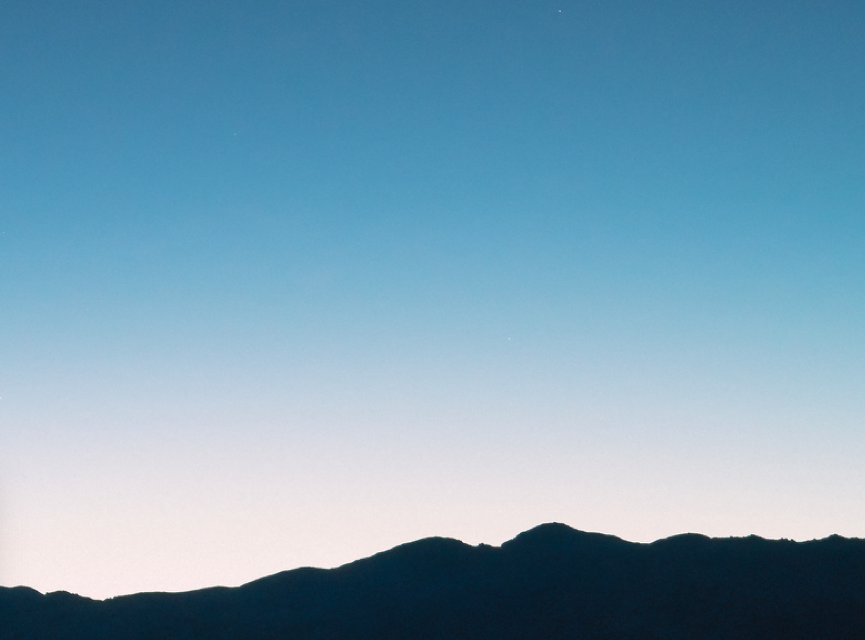
#> input picture cv_source/start.png, 865 x 640 px
$ python cv14_warpAffi.py   (Python 2 division)
#> lines starting #> are read from the running program, lines starting #| are printed output that depends on the picture
#!/usr/bin/python
# -*- coding:utf-8 -*-

import numpy as np
import cv2 as cv
from matplotlib import pyplot as plt

# 几何变换
# 本小节目标
# 学习对图像进行各种变化：平移，旋转，放射变换
# 本节函数：cv2.getPerspecttivetransForm()

# OpenCV提供了两个变化函数，cv.warpAffine和cv.warpPerspective。
# 使用这两个函数可以实现所有的列项转换，前者接收参数2X3矩阵，后者3X3变换矩阵

# 放缩变化：cv.resize()
# 图像的尺寸可以手动设置，也可以指定缩放因子。选择使用不同的插值方法，缩放时使用cv.INTER_AREA,放大时使用cv.INTER_CUBIC和
# cv.INTER_LINEAR,默认情况下所有改变图片尺寸大小的操作使用的插值方法都是cv.INTER_LINEAR
# [33 lines left out: functions change_image_size, moveChange, remote, not called in this run]

# 仿射变换
# 仿射变换中，原图中所有的平行线子啊结果图中同样平行
# 为了创建这个矩阵我们需要从原图找到三个点一级他们在输出图像中的位置，
# cv.getAffineTransfrom()会创建一个2x3的矩阵，最后这个矩阵会被传给函数cv.warpAffine()
def fangshebianhuan():
	img = cv.imread('./cv_source/start.png')
#> img is the input picture: shape (640, 865, 3); mean B, G, R 180.4, 158.3, 119.4
	rows,cols,ch = img.shape
#> rows = 640; cols = 865; ch = 3
	pts1 = np.float32([[50,50],[200,50],[50,200]])
	pts2 = np.float32([[10,100],[200,50],[100,250]])

	mat = cv.getAffineTransform(pts1,pts2)
	print pts1,pts2,mat

	res = cv.warpAffine(img,mat,(cols,rows))
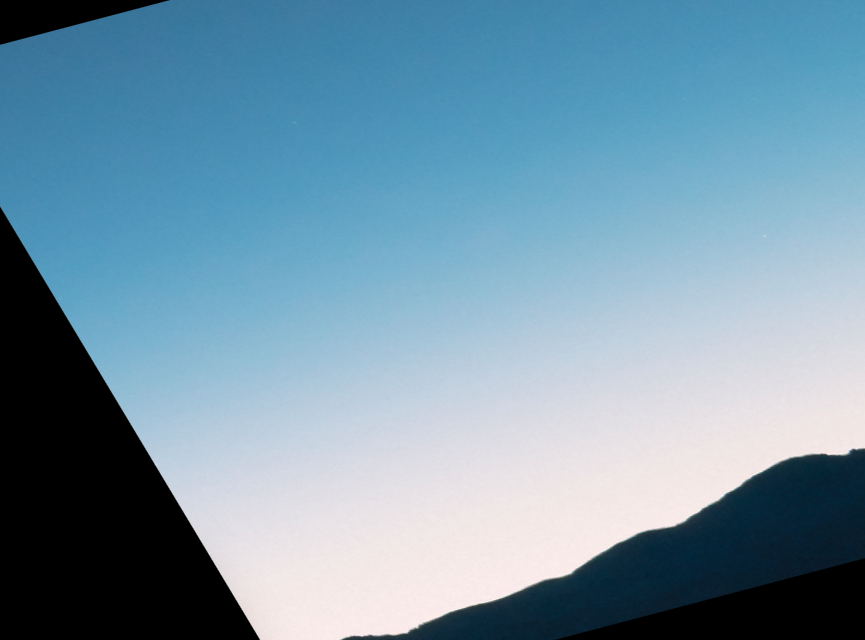
#> res: shape (640, 865, 3); mean B, G, R 167.7, 148.6, 115.4
	cv.imwrite('./cv_source/start_new.png',res)
	plt.subplot(121)
	plt.imshow(img,cmap='jet')
	plt.title('Input')

	plt.subplot(122)
	plt.imshow(res,cmap='jet')
	plt.title('Output')
	plt.show()
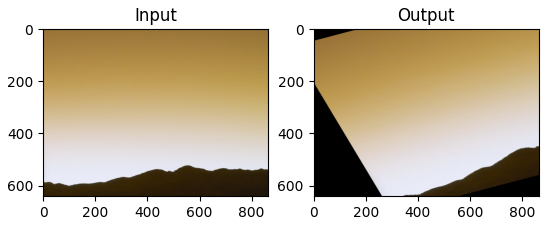
#> figure drawn by matplotlib, 2 panels; B, G, R data is drawn as R, G, B

# 透视变换
# 对于透视变化，我们需要一个3x3的变换矩阵。变换前后直线还是直线。
# 要构建这个变换矩阵，需要在输入图像上找到四个点，以及在输出图像上的对应位置
# 四个点中任意三点不能共线，这个变换矩阵可以使用函数cv.getPerspectiveTransfrom()构建
# 然后把这个函数传给cv.warpPerspective()
# [31 lines left out: functions toushibianhua, test, not called in this run]

if __name__ == '__main__':
	fangshebianhuan()
